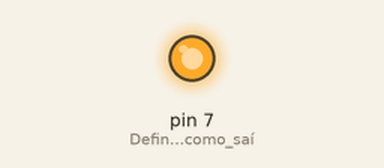
This sketch was run on a simulated Arduino Uno, built with avr-gcc and run on an emulated ATmega328P. Parts: output pins drawn as LEDs (lit = HIGH).

Above: at 0.5 s.
At 5.0 s:
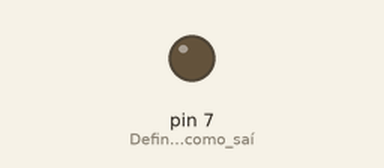
Timing chart, 0 to 6.9 s (numbered marks = the images above):
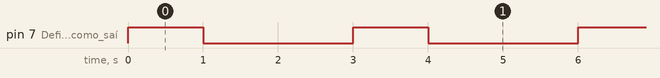

The sketch:

code.ino
```cpp
/*
	Projeto: Luizinha
    Cliente: SENAI-Timbó
    Projetista: William Colasso Pereira
    Data: 20/05/2024

    Resumo: Pisca-Pisca estrelinha

*/
void setup()		//Inicializa e define os valores iniciais
{
	pinMode(7,OUTPUT);		//Define a porta 7 como saída
}

void loop()		//Incia-se o loop infinito
{
	digitalWrite(7,HIGH);	//Envio de pulso alto a porta 7
  	delay(1001);	//Espera durante 1 segundo e um milissegundo
  	digitalWrite(7,LOW);	//Envio de pulso baixo a porta 7
  	delay(2002);	 //Espera durante 2 segundos e dois milissegundo
}

		/*FIM DA PROGRAMAÇÃO*/
```

Measured:
- by itself, pin 7 (Define_a_porta_7_como_saí): alternates HIGH for 1.0 s and LOW for 2.0 s
